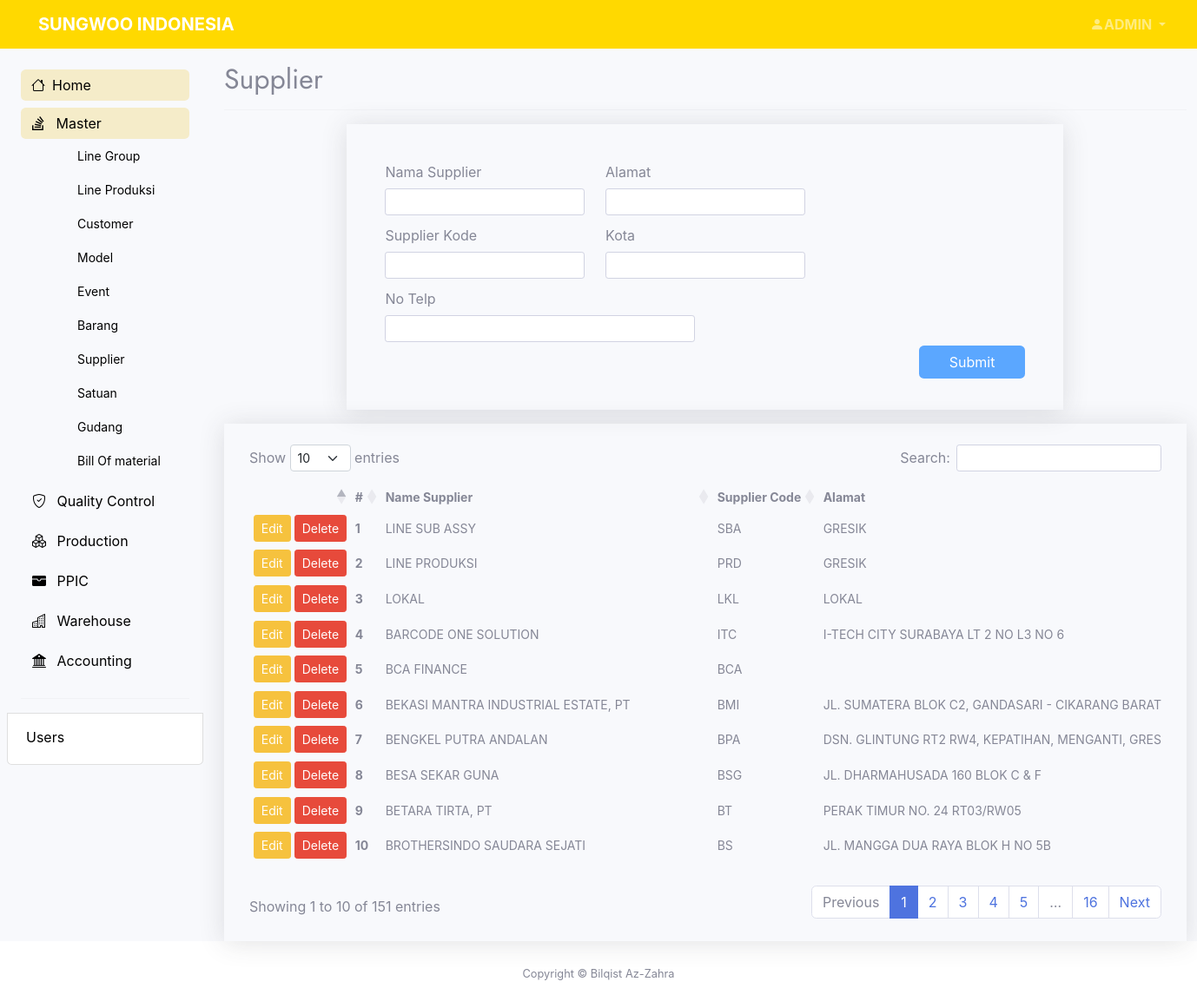
Page /pages/master/add-supplier.php (signed in) on the committed database.
### tables this page shows
CREATE TABLE `master_supplier` (
  `idsup` int(11) NOT NULL,
  `namasup` text NOT NULL,
  `supcode` varchar(30) NOT NULL,
  `alamat` text NOT NULL,
  `kota` varchar(30) NOT NULL,
  `telp` varchar(30) NOT NULL,
  `create_at` datetime NOT NULL DEFAULT current_timestamp(),
  `author` varchar(30) NOT NULL,
  `edit_at` timestamp NOT NULL DEFAULT current_timestamp(),
  `edit_by` varchar(20) NOT NULL
);

### pages/master/add-supplier.php (the view, shortened to what this page needs)
<?php
    include "../../connect.php";
?>
<?php
    $nama           = "";
    $code           = "";
    $kota           = "";
    $almt           = "";
    $telp           = "";
    $tabelnya       = "master_supplier";
?>
<!DOCTYPE html>
<html lang="en">
<head>
    <?php include '../../layout/header.php' ?>
</head>
<body class="bg-light bg-light" >
	<section>
        <?php include '../../layout/topbar.php' ?>
    </section>
    <section class="container-xxl">
		<div class="row flex-nowrap">
			<div class="col-auto px-0 max-vh-100">
                <?php include '../../layout/sidebar.php' ?>
                <div class="col ps-md-3 max-vh-100" data-aos="fade" data-aos-delay="100">
                    <div class="page-header pt-3">
                        <h2>Supplier</h2>
                    </div>
                    <hr class="mb-3">
                    <div class="row justify-content-md-center">
                        <div class="col-lg-9 col-md-12 mb-3">
                            <div class="container shadow px-4 py-3">
                                <div class="card-body bg-light">
                                    <form action="" method="POST">
                                        <div class="row">
                                            <div class="col-md-4">
                                                <div class="mb-1 row">
                                                    <label for="name" class="col-sm-12 col-form-label">Nama Supplier</label>
                                                    <div class="col-sm-12">
                                                        <input type="text" class="form-control form-control-sm" id="nama" name="nama" value="<?php echo $nama ?>">
                                                    </div>
                                                </div>
                                                <div class="mb-1 row">
                                                    <label for="code" class="col-sm-12 col-form-label">Supplier Kode</label>
                                                    <div class="col-sm-12">
                                                        <input type="text" class="form-control form-control-sm" id="code" name="code" value="<?php echo $code ?>">
                                                    </div>
                                                </div>
                                            </div>
                                            <div class="col-md-4">
                                                <div class="mb-1 row">
                                                    <label for="almt" class="col-sm-12 col-form-label">Alamat</label>
                                                    <div class="col-sm-12">
                                                        <input type="text" class="form-control form-control-sm" id="almt" name="almt" value="<?php echo $almt ?>">
                                                    </div>
                                                </div>
                                                <div class="mb-1 row">
                                                    <label for="kota" class="col-sm-12 col-form-label">Kota</label>
                                                    <div class="col-sm-12">
                                                        <input type="text" class="form-control form-control-sm" id="kota" name="kota" value="<?php echo $kota ?>">
                                                    </div>
                                                </div>
                                            </div>
                                            <div class="col-md-3">
                                                <div class="mb-1 row">
                                                    <label for="telp" class="col-sm-12 col-form-label">No Telp</label>
                                                    <div class="col-sm-12">
                                                        <input type="text" class="form-control form-control-sm" id="telp" name="telp" value="<?php echo $telp ?>">
                                                    </div>
                                                </div>
                                            </div>
                                            <div class="col-md-12 d-flex justify-content-end">
                                                        <input type="submit" id="submit" name="submit" value="Submit" class="btn btn-submit btn-control btn-control-sm col-md-3 col-lg-2" />
                                                    </div>
                                        </div>
                                    </form>
                                </div>
                            </div>
                        </div>
                        <div class="col-lg-12 col-md-12">
                            <div class="container shadow px-4 py-4">
                                <div class="table-responsive-lg">
                                    <table id="show_table" class="table-sm display nowrap table-hover">
                                        <thead>
                                            <tr>
                                                <th scope="col"></th>
                                                <th scope="col">#</th>
                                                <th scope="col">Name Supplier</th>
                                                <th scope="col">Supplier Code</th>
                                                <th scope="col">Alamat</th>
                                            </tr>
                                        </thead>
                                        <tbody>
                                            <?php
                                            $sql2   = "SELECT * FROM $tabelnya where idsup!='0' ORDER BY create_at DESC";
                                            $q2     = mysqli_query($conn, $sql2);
                                            $order   = 1;
                                            while ($r2 = mysqli_fetch_array($q2)) {
                                                $id             = $r2['idsup'];
                                                $nama           = $r2['namasup'];
                                                $code           = $r2['supcode'];
                                                $almt           = $r2['alamat'];
                                            ?>
                                                <tr>
                                                    <td scope="row">
                                                        <a href="add-supplier.php?op=edit&id=<?php echo $id ?>"><button type="button" class="btn btn-sm btn-warning">Edit</button></a>
                                                        <a href="add-supplier.php?op=delete&id=<?php echo $id?>" onclick="return confirm('Are you sure you want to delete the data?')"><button type="button" class="btn btn-sm btn-danger">Delete</button></a>
                                                    </td>
                                                    <th scope="row"><?php echo $order++ ?></th>
                                                    <td scope="row"><?php echo $nama  ?></td>
                                                    <td scope="row"><?php echo $code ?></td>
                                                    <td scope="row"><?php echo $almt ?></td>
                                                </tr>
                                            <?php
                                            }
                                            ?>
                                        </tbody>
                                    </table>
                                </div>
                            </div>
                        </div>
                    </div>
                </div>
            </div>
        </div>
    </section>
 <?php include '../../layout/footer.php' ?>
</body>
</html>

### assets/css/style.css (style rules this page uses)
body { height: 100hv; font-family: "Open Sans", sans-serif; color: #444444; }
h1, h2, h3, h4, h5, h6 { font-family: "Jost", sans-serif; }
.btn-login, .btn-dash, .btn-submit { background: #5ba7ff!important; color: #ffffff!important; }
.table-sm,.btn-warning,.btn-danger { font-size: 14px; }

### rows in the picture
master_supplier: namasup "LINE SUB ASSY", supcode "SBA", alamat "GRESIK"
master_supplier: namasup "LINE PRODUKSI", supcode "PRD", alamat "GRESIK"
master_supplier: namasup "LOKAL", supcode "LKL", alamat "LOKAL"
master_supplier: namasup "BARCODE ONE SOLUTION", supcode "ITC", alamat "I-TECH CITY SURABAYA LT 2 NO L3 NO 6"
master_supplier: namasup "BCA FINANCE", supcode "BCA"
master_supplier: namasup "BEKASI MANTRA INDUSTRIAL ESTATE, PT", supcode "BMI", alamat "JL. SUMATERA BLOK C2, GANDASARI - CIKARANG BARAT"
master_supplier: namasup "BENGKEL PUTRA ANDALAN", supcode "BPA", alamat "DSN. GLINTUNG RT2 RW4, KEPATIHAN, MENGANTI,…"
master_supplier: namasup "BESA SEKAR GUNA", supcode "BSG", alamat "JL. DHARMAHUSADA 160 BLOK C & F"
master_supplier: namasup "BETARA TIRTA, PT", supcode "BT", alamat "PERAK TIMUR NO. 24 RT03/RW05"
master_supplier: namasup "BROTHERSINDO SAUDARA SEJATI", supcode "BS", alamat "JL. MANGGA DUA RAYA BLOK H NO 5B"

### other values in the picture
$_SESSION['name'] "ADMIN"
